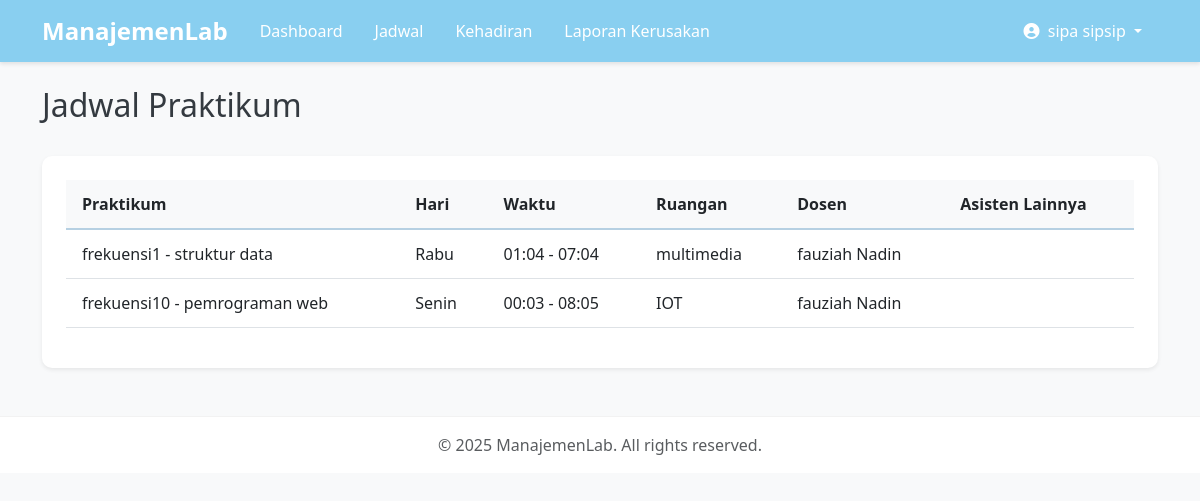
The app's page /labApp/jadwal/ (signed in) with its own data.
### labApp/models.py (models this page shows, shortened)
class User(AbstractUser):
    ROLE_CHOICES = (
        ('dosen', 'Dosen'),
        ('asisten', 'Asisten'),
    )
    role = models.CharField(max_length=10, choices=ROLE_CHOICES)
    def is_dosen(self):
        return self.role == 'dosen'
    def is_asisten(self):
        return self.role == 'asisten'

class Jadwal(models.Model):
    HARI_CHOICES = (
        ('senin', 'Senin'),
        ('selasa', 'Selasa'),
        ('rabu', 'Rabu'),
        ('kamis', 'Kamis'),
        ('jumat', 'Jumat'),
        ('sabtu', 'Sabtu'),
    )
    RUANGAN_CHOICES = (
        ('IoT', 'IoT'),
        ('Start Up', 'Start Up'),
        ('Multimedia', 'Multimedia'),
        ('Microcontroller', 'Microcontroller'),
        ('Computer Vision', 'Computer Vision'),
        ('Networking', 'Networking'),
        ('Data Science', 'Data Science'),
    )
    praktikum = models.ForeignKey(Praktikum, on_delete=models.CASCADE)
    hari = models.CharField(max_length=10, choices=HARI_CHOICES)
    waktu_mulai = models.TimeField()
    waktu_selesai = models.TimeField()
    ruangan = models.CharField(max_length=50, choices=RUANGAN_CHOICES)
    dosen = models.ForeignKey(User, on_delete=models.CASCADE, related_name='jadwal_dosen', limit_choices_to={'role': 'dosen'})
    asisten = models.ManyToManyField(User, related_name='jadwal_asisten', limit_choices_to={'role': 'asisten'})
    class Meta:
        ordering = ['hari', 'waktu_mulai']

class Praktikum(models.Model):
    nama = models.CharField(max_length=100)
    kode = models.CharField(max_length=20)
    deskripsi = models.TextField(blank=True, null=True)
    tanggal = models.DateTimeField(auto_now_add=True)
    dosen = models.ForeignKey(User, on_delete=models.CASCADE, related_name='praktikum_dosen', limit_choices_to={'role': 'dosen'})
    def __str__(self):
        return f"{self.kode} - {self.nama}"
    class Meta:
        ordering = ['nama']
        verbose_name_plural = 'Praktikum'

### labApp/views.py (the view)
# urls.py: path('jadwal/', views.jadwal_list, name='jadwal_list'),
@login_required
def jadwal_list(request):
    if not (request.user.is_dosen() or request.user.is_asisten()):
        messages.error(request, 'Anda tidak memiliki izin untuk melihat jadwal.')
        return redirect('labApp:dashboard')
    if request.user.is_dosen():
        jadwal_list = Jadwal.objects.filter(dosen=request.user).select_related('praktikum', 'dosen')
    else:  # asisten
        jadwal_list = Jadwal.objects.filter(asisten=request.user).select_related('praktikum', 'dosen')
    context = {
        'jadwal_list': jadwal_list,
    }
    template = 'dosen/jadwal.html' if request.user.is_dosen() else 'asisten/jadwal.html'
    return render(request, template, context)

### labApp/templates/asisten/jadwal.html (shortened to what this page needs)
{% extends 'labApp/base.html' %}
{% block content %}
<div class="d-flex justify-content-between align-items-center mb-4">
    <h2>Jadwal Praktikum</h2>
</div>
<div class="card shadow-sm">
    <div class="card-body">
        {% if jadwal_list %}
            <div class="table-responsive">
                <table class="table table-hover">
                    <thead>
                        <tr>
                            <th>Praktikum</th>
                            <th>Hari</th>
                            <th>Waktu</th>
                            <th>Ruangan</th>
                            <th>Dosen</th>
                            <th>Asisten Lainnya</th>
                        </tr>
                    </thead>
                    <tbody>
                        {% for jadwal in jadwal_list %}
                        <tr>
                            <td>{{ jadwal.praktikum }}</td>
                            <td>{{ jadwal.get_hari_display }}</td>
                            <td>{{ jadwal.waktu_mulai|time:"H:i" }} - {{ jadwal.waktu_selesai|time:"H:i" }}</td>
                            <td>{{ jadwal.ruangan }}</td>
                            <td>{{ jadwal.dosen.get_full_name|default:jadwal.dosen.username }}</td>
                            <td>
                            </td>
                        </tr>
                        {% endfor %}
                    </tbody>
                </table>
            </div>
        {% else %}
            <div class="text-center py-4">
                <p class="text-muted mb-0">Anda belum ditugaskan ke jadwal praktikum manapun.</p>
            </div>
        {% endif %}
    </div>
</div>
{% endblock %}

### labApp/templates/labApp/base.html (shortened to what this page needs)
<!DOCTYPE html>
<html lang="id">
<head>
    <link href="https://cdn.jsdelivr.net/npm/bootstrap@5.3.0/dist/css/bootstrap.min.css" rel="stylesheet">
    <link rel="stylesheet" href="https://cdnjs.cloudflare.com/ajax/libs/font-awesome/6.0.0/css/all.min.css">
    <link rel="stylesheet" href="/static/css/style.css">
</head>
<body>
    {% if user.is_authenticated %}
    <nav class="navbar navbar-expand-lg navbar-dark">
        <div class="container">
            <a class="navbar-brand" href="{% url 'labApp:dashboard' %}">ManajemenLab</a>
            <div class="collapse navbar-collapse" id="navbarNav">
                <ul class="navbar-nav me-auto">
                    <li class="nav-item">
                        <a class="nav-link" href="{% url 'labApp:dashboard' %}">Dashboard</a>
                    </li>
                    <li class="nav-item">
                        <a class="nav-link" href="{% url 'labApp:jadwal_list' %}">Jadwal</a>
                    </li>
                    <li class="nav-item">
                        <a class="nav-link" href="{% url 'labApp:kehadiran_list' %}">Kehadiran</a>
                    </li>
                    {% if user.is_asisten %}
                    <li class="nav-item">
                        <a class="nav-link" href="{% url 'labApp:laporan_list' %}">Laporan Kerusakan</a>
                    </li>
                    {% endif %}
                </ul>
                <ul class="navbar-nav">
                    <li class="nav-item dropdown">
                        <a class="nav-link dropdown-toggle" href="#" id="navbarDropdown" role="button" data-bs-toggle="dropdown">
                            <i class="fas fa-user-circle me-1"></i> {{ user.get_full_name|default:user.username }}
                        </a>
                    </li>
                </ul>
            </div>
        </div>
    </nav>
    {% endif %}
    <div class="container mt-4">
        {% block content %}{% endblock %}
    </div>
    <footer class="footer mt-5 py-3">
        <div class="container text-center">
            <span class="text-muted">© {% now "Y" %} ManajemenLab. All rights reserved.</span>
        </div>
    </footer>
</body>
</html>

### labApp/static/css/style.css (style rules this page uses)
:root { --color-gray: #6c757d; --color-baby-blue: #89CFF0; --color-light-blue: #B6D0E2; --color-white: #ffffff; --color-light-gray: #f8f9fa; --color-dark-gray: #343a40; }
body { font-family: 'Segoe UI', Tahoma, Geneva, Verdana, sans-serif; background-color: var(--color-light-gray); color: var(--color-dark-gray); min-height: 100vh; display: flex; flex-direction: column; }
.navbar { background-color: var(--color-baby-blue); box-shadow: 0 2px 4px rgba(0, 0, 0, 0.1); }
.navbar-brand { font-weight: 700; font-size: 1.5rem; }
.navbar-dark .navbar-nav .nav-link { color: var(--color-white); font-weight: 500; padding: 0.5rem 1rem; transition: all 0.3s ease; }
.card { border: none; border-radius: 10px; box-shadow: 0 4px 6px rgba(0, 0, 0, 0.05); transition: transform 0.3s ease, box-shadow 0.3s ease; }
.card-body { padding: 1.5rem; }
.table { border-collapse: separate; border-spacing: 0; }
.table th { background-color: var(--color-light-gray); border-bottom: 2px solid var(--color-light-blue); font-weight: 600; }
.table td, .table th { padding: 0.75rem 1rem; vertical-align: middle; }
.footer { margin-top: auto; background-color: var(--color-white); border-top: 1px solid rgba(0, 0, 0, 0.05); padding: 1rem 0; }

### records on screen
User: get_full_name "sipa sipsip"
Jadwal: praktikum "frekuensi1 - struktur data", hari "Rabu", waktu_mulai "01:04", waktu_selesai "07:04", ruangan "multimedia", dosen.get_full_name "fauziah Nadin"
Jadwal: praktikum "frekuensi10 - pemrograman web", hari "Senin", waktu_mulai "00:03", waktu_selesai "08:05", ruangan "IOT", dosen.get_full_name "fauziah Nadin"
